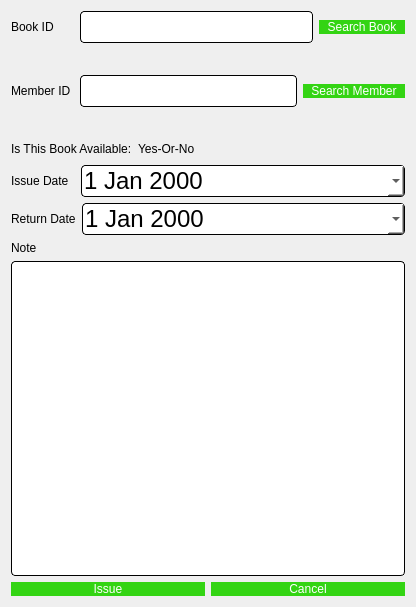
<?xml version="1.0" encoding="UTF-8"?>
<ui version="4.0">
 <class>IssueBook</class>
 <widget class="QDialog" name="IssueBook">
  <property name="geometry">
   <rect>
    <x>0</x>
    <y>0</y>
    <width>416</width>
    <height>607</height>
   </rect>
  </property>
  <property name="windowTitle">
   <string>Dialog</string>
  </property>
  <layout class="QVBoxLayout" name="verticalLayout_2">
   <item>
    <layout class="QHBoxLayout" name="horizontalLayout">
     <item>
      <widget class="QLabel" name="label">
       <property name="sizePolicy">
        <sizepolicy hsizetype="Fixed" vsizetype="Fixed">
         <horstretch>0</horstretch>
         <verstretch>0</verstretch>
        </sizepolicy>
       </property>
       <property name="styleSheet">
        <string notr="true">font: 10pt &quot;Comic Sans MS&quot;;
color: rgb(0, 0, 0);</string>
       </property>
       <property name="text">
        <string>Book ID      </string>
       </property>
      </widget>
     </item>
     <item>
      <widget class="QLineEdit" name="bookID">
       <property name="styleSheet">
        <string notr="true">QLineEdit{
	background-color: rgb(255, 255, 255);
	 border: 1px  solid;
     border-radius: 4px;
	font: 24px
}</string>
       </property>
      </widget>
     </item>
     <item>
      <widget class="QPushButton" name="searchBook">
       <property name="styleSheet">
        <string notr="true">QPushButton{
color: rgb(255, 255, 255);
font: 10pt &quot;Comic Sans MS&quot;;
border-radius:8px;
padding : 0 8px;
background: #33D413;
border -radius:10px;
}
QPushButton:hover:!pressed

{
background:#4f85e2;
}
QToolButton
{

border-radius:10px;
bacground:red;
color:red;
}

QPushButton:pressed
{
              font-size: 19px;
              transition: 0.9s; 
}</string>
       </property>
       <property name="text">
        <string>Search Book</string>
       </property>
      </widget>
     </item>
    </layout>
   </item>
   <item>
    <layout class="QHBoxLayout" name="horizontalLayout_8">
     <item>
      <spacer name="horizontalSpacer_2">
       <property name="orientation">
        <enum>Qt::Horizontal</enum>
       </property>
       <property name="sizeHint" stdset="0">
        <size>
         <width>128</width>
         <height>20</height>
        </size>
       </property>
      </spacer>
     </item>
     <item>
      <widget class="QLabel" name="bookName">
       <property name="sizePolicy">
        <sizepolicy hsizetype="Fixed" vsizetype="Fixed">
         <horstretch>0</horstretch>
         <verstretch>0</verstretch>
        </sizepolicy>
       </property>
       <property name="styleSheet">
        <string notr="true">font: 10pt &quot;Comic Sans MS&quot;;
color: rgb(0, 0, 0);</string>
       </property>
       <property name="text">
        <string/>
       </property>
      </widget>
     </item>
     <item>
      <spacer name="horizontalSpacer_3">
       <property name="orientation">
        <enum>Qt::Horizontal</enum>
       </property>
       <property name="sizeHint" stdset="0">
        <size>
         <width>128</width>
         <height>20</height>
        </size>
       </property>
      </spacer>
     </item>
    </layout>
   </item>
   <item>
    <layout class="QHBoxLayout" name="horizontalLayout_2">
     <item>
      <widget class="QLabel" name="label_2">
       <property name="sizePolicy">
        <sizepolicy hsizetype="Fixed" vsizetype="Fixed">
         <horstretch>0</horstretch>
         <verstretch>0</verstretch>
        </sizepolicy>
       </property>
       <property name="styleSheet">
        <string notr="true">font: 10pt &quot;Comic Sans MS&quot;;
color: rgb(0, 0, 0);</string>
       </property>
       <property name="text">
        <string>Member ID </string>
       </property>
      </widget>
     </item>
     <item>
      <widget class="QLineEdit" name="memberID">
       <property name="styleSheet">
        <string notr="true">QLineEdit{
	background-color: rgb(255, 255, 255);
	 border: 1px  solid;
     border-radius: 4px;
	font: 24px
}</string>
       </property>
      </widget>
     </item>
     <item>
      <widget class="QPushButton" name="searchMember">
       <property name="styleSheet">
        <string notr="true">QPushButton{
color: rgb(255, 255, 255);
font: 10pt &quot;Comic Sans MS&quot;;
border-radius:8px;
padding : 0 8px;
background: #33D413;
border -radius:10px;
}
QPushButton:hover:!pressed

{
background:#4f85e2;
}
QToolButton
{

border-radius:10px;
bacground:red;
color:red;
}

QPushButton:pressed
{
              font-size: 19px;
              transition: 0.9s; 
}</string>
       </property>
       <property name="text">
        <string>Search Member</string>
       </property>
      </widget>
     </item>
    </layout>
   </item>
   <item>
    <layout class="QHBoxLayout" name="horizontalLayout_9">
     <item>
      <spacer name="horizontalSpacer_4">
       <property name="orientation">
        <enum>Qt::Horizontal</enum>
       </property>
       <property name="sizeHint" stdset="0">
        <size>
         <width>128</width>
         <height>20</height>
        </size>
       </property>
      </spacer>
     </item>
     <item>
      <widget class="QLabel" name="memberName">
       <property name="sizePolicy">
        <sizepolicy hsizetype="Fixed" vsizetype="Fixed">
         <horstretch>0</horstretch>
         <verstretch>0</verstretch>
        </sizepolicy>
       </property>
       <property name="styleSheet">
        <string notr="true">font: 10pt &quot;Comic Sans MS&quot;;
color: rgb(0, 0, 0);</string>
       </property>
       <property name="text">
        <string/>
       </property>
      </widget>
     </item>
     <item>
      <spacer name="horizontalSpacer_5">
       <property name="orientation">
        <enum>Qt::Horizontal</enum>
       </property>
       <property name="sizeHint" stdset="0">
        <size>
         <width>128</width>
         <height>20</height>
        </size>
       </property>
      </spacer>
     </item>
    </layout>
   </item>
   <item>
    <layout class="QHBoxLayout" name="horizontalLayout_6">
     <item>
      <layout class="QHBoxLayout" name="horizontalLayout_5">
       <item>
        <widget class="QLabel" name="label_3">
         <property name="sizePolicy">
          <sizepolicy hsizetype="Fixed" vsizetype="Fixed">
           <horstretch>0</horstretch>
           <verstretch>0</verstretch>
          </sizepolicy>
         </property>
         <property name="styleSheet">
          <string notr="true">font: 10pt &quot;Comic Sans MS&quot;;
color: rgb(0, 0, 0);</string>
         </property>
         <property name="text">
          <string>Is This Book Available:</string>
         </property>
        </widget>
       </item>
       <item>
        <widget class="QLabel" name="available">
         <property name="sizePolicy">
          <sizepolicy hsizetype="Fixed" vsizetype="Fixed">
           <horstretch>0</horstretch>
           <verstretch>0</verstretch>
          </sizepolicy>
         </property>
         <property name="styleSheet">
          <string notr="true">font: 10pt &quot;Comic Sans MS&quot;;
color: rgb(0, 0, 0);</string>
         </property>
         <property name="text">
          <string>Yes-Or-No</string>
         </property>
        </widget>
       </item>
      </layout>
     </item>
     <item>
      <spacer name="horizontalSpacer">
       <property name="orientation">
        <enum>Qt::Horizontal</enum>
       </property>
       <property name="sizeHint" stdset="0">
        <size>
         <width>138</width>
         <height>20</height>
        </size>
       </property>
      </spacer>
     </item>
    </layout>
   </item>
   <item>
    <layout class="QHBoxLayout" name="horizontalLayout_3">
     <item>
      <widget class="QLabel" name="label_4">
       <property name="sizePolicy">
        <sizepolicy hsizetype="Fixed" vsizetype="Fixed">
         <horstretch>0</horstretch>
         <verstretch>0</verstretch>
        </sizepolicy>
       </property>
       <property name="styleSheet">
        <string notr="true">font: 10pt &quot;Comic Sans MS&quot;;
color: rgb(0, 0, 0);</string>
       </property>
       <property name="text">
        <string>Issue Date  </string>
       </property>
      </widget>
     </item>
     <item>
      <widget class="QDateEdit" name="issueDate">
       <property name="styleSheet">
        <string notr="true">QDateEdit{
	background-color: rgb(255, 255, 255);
	 border: 1px  solid;
     border-radius: 4px;
	font: 24px
}</string>
       </property>
       <property name="calendarPopup">
        <bool>true</bool>
       </property>
      </widget>
     </item>
    </layout>
   </item>
   <item>
    <layout class="QHBoxLayout" name="horizontalLayout_4">
     <item>
      <widget class="QLabel" name="label_5">
       <property name="sizePolicy">
        <sizepolicy hsizetype="Fixed" vsizetype="Fixed">
         <horstretch>0</horstretch>
         <verstretch>0</verstretch>
        </sizepolicy>
       </property>
       <property name="styleSheet">
        <string notr="true">font: 10pt &quot;Comic Sans MS&quot;;
color: rgb(0, 0, 0);</string>
       </property>
       <property name="text">
        <string>Return Date</string>
       </property>
      </widget>
     </item>
     <item>
      <widget class="QDateEdit" name="returnDate">
       <property name="styleSheet">
        <string notr="true">QDateEdit{
	background-color: rgb(255, 255, 255);
	 border: 1px  solid;
     border-radius: 4px;
	font: 24px
}</string>
       </property>
       <property name="calendarPopup">
        <bool>true</bool>
       </property>
      </widget>
     </item>
    </layout>
   </item>
   <item>
    <layout class="QVBoxLayout" name="verticalLayout">
     <item>
      <widget class="QLabel" name="label_6">
       <property name="sizePolicy">
        <sizepolicy hsizetype="Fixed" vsizetype="Fixed">
         <horstretch>0</horstretch>
         <verstretch>0</verstretch>
        </sizepolicy>
       </property>
       <property name="styleSheet">
        <string notr="true">font: 10pt &quot;Comic Sans MS&quot;;
color: rgb(0, 0, 0);</string>
       </property>
       <property name="text">
        <string>Note</string>
       </property>
      </widget>
     </item>
     <item>
      <widget class="QTextEdit" name="notes">
       <property name="styleSheet">
        <string notr="true">QTextEdit{
	background-color: rgb(255, 255, 255);
	 border: 1px  solid;
     border-radius: 4px;
	font: 24px
}</string>
       </property>
      </widget>
     </item>
    </layout>
   </item>
   <item>
    <layout class="QHBoxLayout" name="horizontalLayout_7">
     <item>
      <widget class="QPushButton" name="issue">
       <property name="styleSheet">
        <string notr="true">QPushButton{
color: rgb(255, 255, 255);
font: 10pt &quot;Comic Sans MS&quot;;
border-radius:8px;
padding : 0 8px;
background: #33D413;
border -radius:10px;
}
QPushButton:hover:!pressed

{
background:#4f85e2;
}
QToolButton
{

border-radius:10px;
bacground:red;
color:red;
}

QPushButton:pressed
{
              font-size: 19px;
              transition: 0.9s; 
}</string>
       </property>
       <property name="text">
        <string>Issue</string>
       </property>
      </widget>
     </item>
     <item>
      <widget class="QPushButton" name="cancel">
       <property name="styleSheet">
        <string notr="true">QPushButton{
color: rgb(255, 255, 255);
font: 10pt &quot;Comic Sans MS&quot;;
border-radius:8px;
padding : 0 8px;
background: #33D413;
border -radius:10px;
}
QPushButton:hover:!pressed

{
background:#4f85e2;
}
QToolButton
{

border-radius:10px;
bacground:red;
color:red;
}

QPushButton:pressed
{
              font-size: 19px;
              transition: 0.9s; 
}</string>
       </property>
       <property name="text">
        <string>Cancel</string>
       </property>
      </widget>
     </item>
    </layout>
   </item>
  </layout>
 </widget>
 <resources/>
 <connections/>
</ui>
